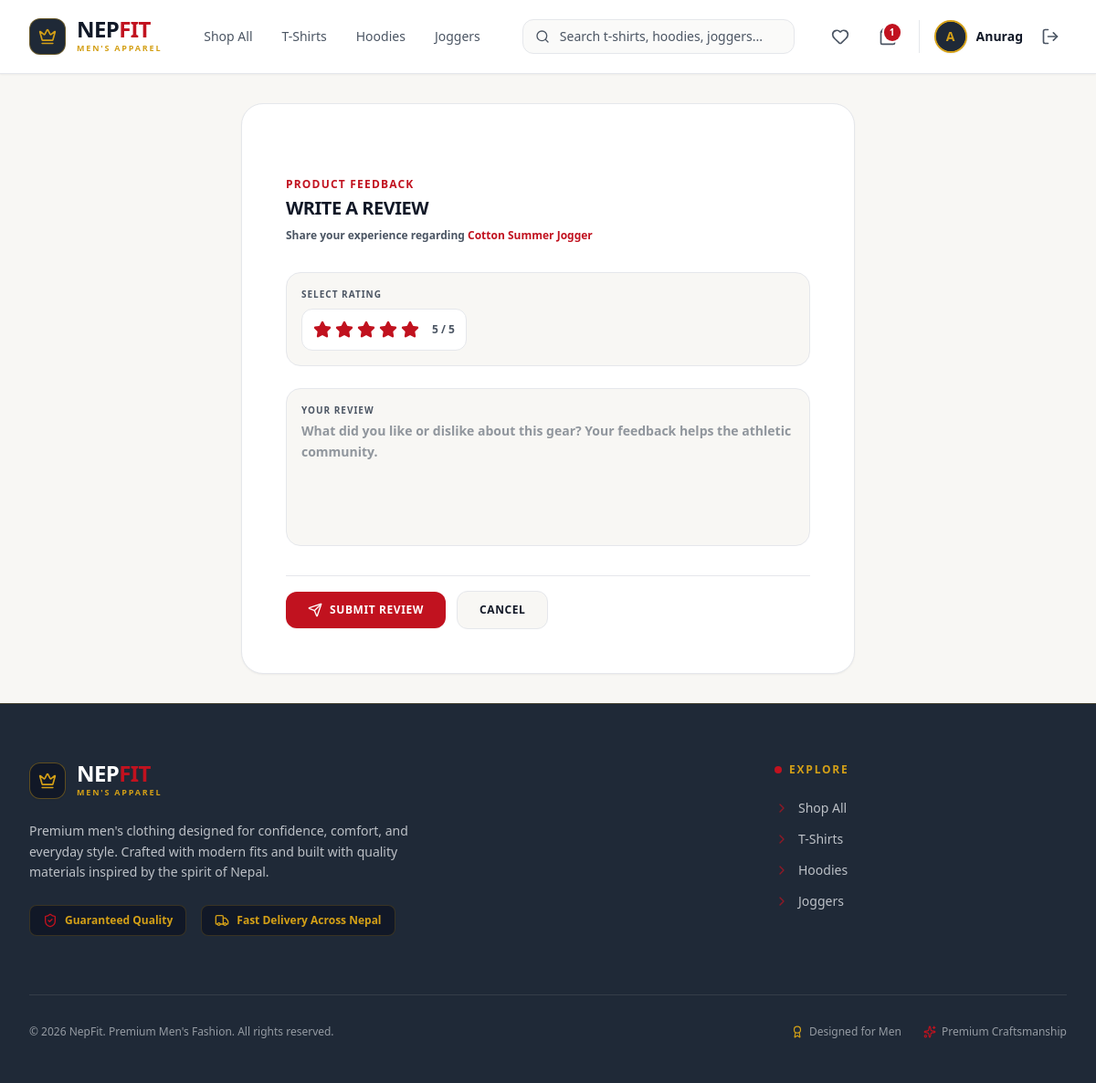
/review/add/4/ (signed in), run on the app's committed database.
### nf_app/models.py (models this page shows, shortened)
class User(AbstractUser):
    phone = models.CharField(max_length=20, blank=True)
    address = models.TextField(blank=True)
    profile_picture = models.ImageField(upload_to='images/user/', blank=True, null=True)

class Cart(models.Model):
    customer = models.OneToOneField(User, on_delete=models.CASCADE, related_name='cart')

class Product(models.Model):
    class Category(models.TextChoices):
        SHIRTS = 'shirts', 'Shirts'
        T_SHIRTS = 't_shirts', 'T-Shirts'
        PANTS = 'pants', 'Pants'
        HOODIES = 'hoodies', 'Hoodies'
        JACKETS = 'jackets', 'Jackets'
        SWEATSHIRTS = 'sweatshirts', 'Sweatshirts'
        JOGGERS = 'joggers', 'Joggers'
        SHORTS = 'shorts', 'Shorts'
    class Size(models.TextChoices):
        SMALL = 'S', 'Small'
        MEDIUM = 'M', 'Medium'
        LARGE = 'L', 'Large'
        XLARGE = 'XL', 'Extra Large'
        XXLARGE = 'XXL', 'Double Extra Large'
    name = models.CharField(max_length=255)
    brand = models.CharField(max_length=100, default='NepFit', help_text="Brand name (e.g., NepFit)")
    category = models.CharField(max_length=30, choices=Category.choices)
    size = models.CharField(max_length=10, choices=Size.choices, default=Size.MEDIUM, help_text="Default size for this product")
    description = models.TextField(help_text="Product details, fabric materials, and sizing guide.")
    price = models.DecimalField(max_digits=10, decimal_places=2)
    stock = models.PositiveIntegerField(default=10)
    product_image = models.ImageField(upload_to='images/products/')
    is_active = models.BooleanField(default=True)
    created_at = models.DateTimeField(auto_now_add=True)

### nf_app/views/review_view.py (the view, shortened to what this page needs)
# urls.py: path('review/add/<int:product_id>/', add_review_view, name='add_review'),
@login_required
def add_review_view(request, product_id):
    if request.user.is_staff:
        messages.error(request, "You are not authorized to add reviews.")
        return redirect('home')
    product = Product.objects.get(id=product_id)
    if not product:
        messages.error(request, "Product not found.")
        return redirect('products')
    if Review.objects.filter(product=product, customer=request.user).exists():
        messages.error(request, "You have already reviewed this product.")
        return redirect(f'/products/{product_id}/')
    errors = {}
    return render(request, 'main/add_review_page.html', {'product': product})

### nf_app/templates/main/add_review_page.html (shortened to what this page needs)
<!DOCTYPE html>
<html lang="en">
<head>
    {% load static %}
    <link href="{% static 'css/styles.css' %}" rel="stylesheet" />
</head>
<body class="bg-[#F8F7F4] font-sans min-h-screen flex flex-col text-[#111827] selection:bg-[#C1121F] selection:text-white">
    {% include 'components/_navbar.html' %}
    <main class="flex-grow flex items-center justify-center p-4 sm:p-6 lg:p-8">
        <form method="POST" class="w-full max-w-2xl bg-[#FFFFFF] border border-[#E5E7EB] rounded-3xl overflow-hidden shadow-sm p-8 lg:p-12 space-y-8">
            <div>
                <h2 class="text-xs font-extrabold uppercase tracking-widest text-[#C1121F] mb-1">Product Feedback</h2>
                <h1 class="text-xl font-black text-[#111827] tracking-tight uppercase">Write a Review</h1>
                <p class="text-xs text-[#4B5563] mt-2 font-bold">Share your experience regarding <span class="text-[#C1121F] font-black">{{ product.name }}</span></p>
            </div>
            <div class="space-y-6">
                <div class="bg-[#F8F7F4] border border-[#E5E7EB] p-4 rounded-2xl">
                    <label class="text-[10px] font-extrabold uppercase tracking-widest text-[#4B5563] block mb-2">Select Rating</label>
                    <div class="flex items-center gap-1.5 bg-[#FFFFFF] border border-[#E5E7EB] p-3 rounded-xl inline-flex">
                        <div class="flex items-center gap-1">
                            <button type="button" data-star="1" class="star-btn text-[#C1121F] hover:scale-110 transition-transform focus:outline-none">
                                <i data-lucide="star" class="w-5 h-5 fill-current"></i>
                            </button>
                            <button type="button" data-star="2" class="star-btn text-[#C1121F] hover:scale-110 transition-transform focus:outline-none">
                                <i data-lucide="star" class="w-5 h-5 fill-current"></i>
                            </button>
                            <button type="button" data-star="3" class="star-btn text-[#C1121F] hover:scale-110 transition-transform focus:outline-none">
                                <i data-lucide="star" class="w-5 h-5 fill-current"></i>
                            </button>
                            <button type="button" data-star="4" class="star-btn text-[#C1121F] hover:scale-110 transition-transform focus:outline-none">
                                <i data-lucide="star" class="w-5 h-5 fill-current"></i>
                            </button>
                            <button type="button" data-star="5" class="star-btn text-[#C1121F] hover:scale-110 transition-transform focus:outline-none">
                                <i data-lucide="star" class="w-5 h-5 fill-current"></i>
                            </button>
                        </div>
                        <span id="rating_display" class="text-xs font-bold text-[#4B5563] ml-2">5 / 5</span>
                    </div>
                </div>
                <div class="bg-[#F8F7F4] border border-[#E5E7EB] p-4 rounded-2xl focus-within:border-[#1F2937]/30 transition-colors">
                    <label class="text-[10px] font-extrabold uppercase tracking-widest text-[#4B5563] block mb-1">Your Review</label>
                    <textarea id="id_comment" name="comment" rows="5" placeholder="What did you like or dislike about this gear? Your feedback helps the athletic community." class="w-full bg-transparent text-sm font-bold text-[#111827] focus:outline-none placeholder-[#4B5563]/60 resize-none leading-relaxed">{{ data.comment|default:'' }}</textarea>
                </div>
            </div>
            <div class="flex items-center gap-3 pt-4 border-t border-[#E5E7EB]">
                <button type="submit" class="flex-grow sm:flex-none bg-[#C1121F] hover:bg-[#A10E19] text-white font-extrabold py-3 px-6 rounded-xl transition-all flex items-center justify-center gap-2 text-xs uppercase tracking-wider shadow-sm">
                    <i data-lucide="send" class="w-4 h-4"></i>
                    Submit Review
                </button>
                <a href="javascript:history.back()" class="flex-grow sm:flex-none bg-[#F8F7F4] hover:bg-[#E5E7EB] text-[#111827] font-extrabold py-3 px-6 rounded-xl transition-all flex items-center justify-center gap-2 text-xs uppercase tracking-wider border border-[#E5E7EB]">
                    Cancel
                </a>
            </div>
        </form>
    </main>
    {% include 'components/_footer.html' %}
</body>
</html>

### nf_app/templates/components/_navbar.html (shortened to what this page needs)
<header class="sticky top-0 z-50 bg-[#FFFFFF] border-b border-[#E5E7EB] shadow-sm">
    <nav class="max-w-7xl mx-auto px-4 sm:px-6 lg:px-8">
        <div class="flex items-center justify-between h-20 gap-4 md:gap-8">
            <div class="flex items-center gap-8">
                <a href="/" class="flex items-center gap-3 group">
                    <div class="w-10 h-10 rounded-xl bg-[#1F2937] flex items-center justify-center border border-[#D4A017]/40 shadow-sm group-hover:border-[#C1121F] transition-colors">
                        <i data-lucide="crown" class="w-5 h-5 text-[#D4A017] group-hover:text-[#C1121F] transition-colors"></i>
                    </div>
                    <div class="flex flex-col">
                        <span class="text-2xl font-black tracking-tight text-[#111827] leading-none uppercase">Nep<span class="text-[#C1121F]">Fit</span></span>
                        <span class="text-[9px] font-bold tracking-[0.2em] text-[#D4A017] uppercase mt-0.5">Men's Apparel</span>
                    </div>
                </a>
                <div class="hidden lg:flex items-center gap-1 font-medium">
                    <a href="/products/" class="{% if request.path == '/products/' and not request.GET.category %}text-[#C1121F] bg-[#C1121F]/10 font-bold{% else %}text-[#4B5563] hover:text-[#111827] hover:bg-[#FAFAF9]{% endif %} px-3.5 py-2 rounded-lg text-sm transition-all">Shop All</a>
                    <a href="/products/?category=t_shirts" class="{% if request.GET.category == 't_shirts' %}text-[#C1121F] bg-[#C1121F]/10 font-bold{% else %}text-[#4B5563] hover:text-[#111827] hover:bg-[#FAFAF9]{% endif %} px-3.5 py-2 rounded-lg text-sm transition-all">T-Shirts</a>
                    <a href="/products/?category=hoodies" class="{% if request.GET.category == 'hoodies' %}text-[#C1121F] bg-[#C1121F]/10 font-bold{% else %}text-[#4B5563] hover:text-[#111827] hover:bg-[#FAFAF9]{% endif %} px-3.5 py-2 rounded-lg text-sm transition-all">Hoodies</a>
                    <a href="/products/?category=joggers" class="{% if request.GET.category == 'joggers' %}text-[#C1121F] bg-[#C1121F]/10 font-bold{% else %}text-[#4B5563] hover:text-[#111827] hover:bg-[#FAFAF9]{% endif %} px-3.5 py-2 rounded-lg text-sm transition-all">Joggers</a>
                </div>
            </div>
            <div class="hidden sm:block flex-1 max-w-md">
                <form action="/products/" method="GET" class="relative m-0">
                    <div class="absolute inset-y-0 left-0 pl-3.5 flex items-center pointer-events-none">
                    </div>
                    <input type="text" name="q" value="{{ request.GET.q|default:'' }}" placeholder="Search t-shirts, hoodies, joggers..." class="w-full pl-10 pr-4 py-2 border border-[#E5E7EB] rounded-xl bg-[#FAFAF9] text-sm text-[#111827] placeholder-[#4B5563] focus:outline-none focus:border-[#C1121F] focus:bg-[#FFFFFF] focus:ring-2 focus:ring-[#C1121F]/10 transition-all">
                </form>
            </div>
            <div class="flex items-center gap-2 sm:gap-4">
                {% if not request.user.is_staff %}
                    <a href="/wishlist/" class="p-2 text-[#4B5563] hover:text-[#C1121F] hover:bg-[#FAFAF9] rounded-lg transition relative">
                        <i data-lucide="heart" class="w-5 h-5"></i>
                    </a>
                    <a href="/cart/" class="p-2 text-[#4B5563] hover:text-[#C1121F] hover:bg-[#FAFAF9] rounded-lg transition relative">
                        {% if user.is_authenticated and user.cart.items.exists %}
                            <span class="absolute top-1 right-1 px-1.5 py-0.5 bg-[#C1121F] text-white text-[10px] font-black rounded-full ring-2 ring-[#FFFFFF]">
                                {{ user.cart.items.count }}
                            </span>
                        {% endif %}
                    </a>
                {% endif %}
                {% if user.is_authenticated %}
                    <div class="flex items-center gap-3 border-l border-[#E5E7EB] pl-3 sm:pl-4">
                        <a href="/profile/" class="flex items-center gap-2.5 group">
                            <div class="w-9 h-9 rounded-full overflow-hidden border-2 border-[#D4A017] bg-[#1F2937] group-hover:border-[#C1121F] transition-colors shadow-sm">
                                {% if user.profile_picture %}
                                    <img src="{{ user.profile_picture.url }}" alt="{{ user.username }}" class="w-full h-full object-cover">
                                {% else %}
                                    <div class="w-full h-full flex items-center justify-center text-[#D4A017] font-bold text-sm bg-[#1F2937]">
                                        <span>{{ user.username|slice:":1"|upper }}</span>
                                    </div>
                                {% endif %}
                            </div>
                            <span class="hidden md:inline-block text-sm font-bold text-[#111827] group-hover:text-[#C1121F] transition-colors max-w-[110px] truncate">
                                {{ user.username }}
                            </span>
                        </a>
                        <a href="/logout/" class="p-2 text-[#4B5563] hover:text-[#B91C1C] hover:bg-[#FAFAF9] rounded-lg transition" title="Logout">
                            <i data-lucide="log-out" class="w-5 h-5"></i>
                        </a>
                    </div>
                {% endif %}
            </div>
        </div>
    </nav>
</header>

### data on the page
User: cart.items.count "1", username "A", username "Anurag"
Product: name "Cotton Summer Jogger"
